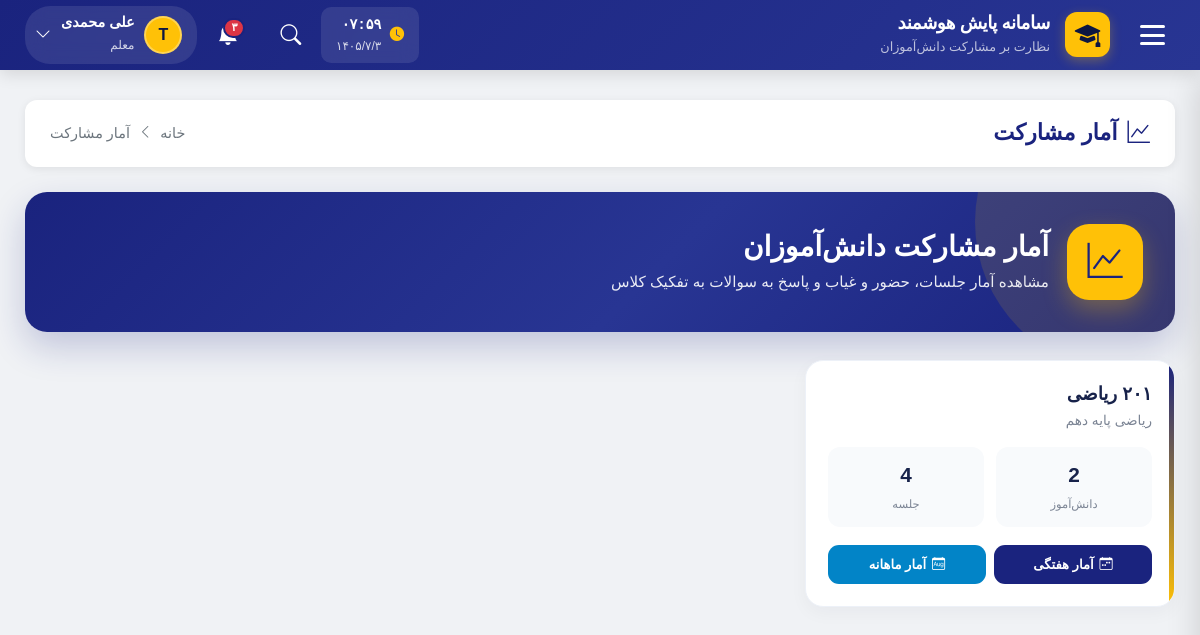
Screenshot of /teacher/participation/ (signed in) with the database file from the repository.
### accounts/models.py (models this page shows, shortened)
class User(AbstractUser):
    ROLE_CHOICES = (
        ('student', 'دانش آموز'),
        ('teacher', 'معلم'),
        ('assistant', 'معاون'),
        ('principal', 'مدیر مدرسه'),
        ('district_admin', 'مسئول منطقه'),
        ('county_admin', 'مسئول شهرستان'),
        ('province_admin', 'مسئول استان'),
        ('country_admin', 'مسئول کشور'),
    )
    role = models.CharField(max_length=20, choices=ROLE_CHOICES, default='student')
    national_id = models.CharField(
        max_length=10,
        unique=True,
        null=True,
        blank=True,
        verbose_name="کد ملی"
    )
    class Meta:
        verbose_name = "کاربر"
        verbose_name_plural = "کاربران"

### dashboard/models.py (models this page shows, shortened)
class Classroom(models.Model):
    GRADE_CHOICES = (
        ('10', 'دهم'),
        ('11', 'یازدهم'),
        ('12', 'دوازدهم'),
    )
    FIELD_CHOICES = (
        ('computer', 'کامپیوتر'),
        ('electrical', 'برق'),
        ('mechanical', 'مکانیک'),
        ('accounting', 'حسابداری'),
        ('math', 'ریاضی'),
        ('experimental', 'تجربی'),
        ('humanities', 'انسانی'),
    )
    name = models.CharField(max_length=100, verbose_name="نام کلاس")
    subject = models.CharField(max_length=100, verbose_name="درس")
    grade = models.CharField(
        max_length=2,
        choices=GRADE_CHOICES,
        default='10',
        verbose_name="پایه تحصیلی"
    )
    field = models.CharField(
        max_length=20,
        choices=FIELD_CHOICES,
        default='math',
        verbose_name="رشته تحصیلی"
    )
    teacher_name = models.CharField(
        max_length=100,
        verbose_name="نام معلم"
    )
    teacher = models.ForeignKey(
        User,
        on_delete=models.SET_NULL,
        null=True,
        blank=True,
        related_name='taught_classes',
        verbose_name="کاربر معلم (اختیاری)"
    )
    students = models.ManyToManyField(
        User,
        related_name='enrolled_classes',
        blank=True,
        verbose_name="دانش‌آموزان"
    )
    created_at = models.DateTimeField(auto_now_add=True)
    class Meta:
        verbose_name = "کلاس"
        verbose_name_plural = "کلاس‌ها"

### dashboard/views.py (the view)
# urls.py: path('teacher/participation/', views.teacher_participation_stats, name='teacher_participation_stats'),
@teacher_required
def teacher_participation_stats(request):
    classrooms = get_teacher_classrooms(request.user)
    context = {
        'classrooms': classrooms,
        'title': 'آمار مشارکت',
    }
    return render(request, 'dashboard/teacher/participation_stats.html', context)

### dashboard/views.py (called while the page is built)
def teacher_required(view_func):
    @wraps(view_func)
    def wrapper(request, *args, **kwargs):
        if not request.user.is_authenticated:
            return redirect('accounts:login')
        if request.user.role != 'teacher':
            messages.error(request, 'دسترسی فقط برای معلم مجاز است.')
            return redirect('dashboard:home')
        return view_func(request, *args, **kwargs)
    return wrapper

def get_teacher_classrooms(user):
    return Classroom.objects.filter(teacher=user).order_by('name')

### dashboard/templates/dashboard/teacher/participation_stats.html (shortened to what this page needs)
{% extends 'base.html' %}
{% block content %}
<div class="ps-page">
    <div class="page-breadcrumb">
        <h1 class="breadcrumb-title">
            <i class="bi bi-graph-up"></i>
            آمار مشارکت
        </h1>
        <div class="breadcrumb-nav">
            <a href="{% url 'dashboard:home' %}">خانه</a>
            <i class="bi bi-chevron-left"></i>
            <span>آمار مشارکت</span>
        </div>
    </div>
    <div class="ps-hero">
        <div class="ps-hero-content">
            <div class="ps-hero-icon">
                <i class="bi bi-graph-up"></i>
            </div>
            <div class="ps-hero-text">
                <h2>آمار مشارکت دانش‌آموزان</h2>
                <p>مشاهده آمار جلسات، حضور و غیاب و پاسخ به سوالات به تفکیک کلاس</p>
            </div>
        </div>
    </div>
    {% if classrooms %}
    <div class="ps-grid">
        {% for classroom in classrooms %}
        <div class="ps-card">
            <div class="ps-card-body">
                <h4 class="ps-card-title">{{ classroom.name }}</h4>
                <div class="ps-card-subject">{{ classroom.subject }}</div>
                <div class="ps-card-stats">
                    <div class="ps-mini-stat">
                        <span class="ps-mini-stat-value">{{ classroom.students.count }}</span>
                        <span class="ps-mini-stat-label">دانش‌آموز</span>
                    </div>
                    <div class="ps-mini-stat">
                        <span class="ps-mini-stat-value">{{ classroom.sessions.count }}</span>
                        <span class="ps-mini-stat-label">جلسه</span>
                    </div>
                </div>
                <div class="ps-card-actions">
                    <a href="{% url 'dashboard:teacher_period_stats' classroom.id %}?period=weekly" class="ps-btn primary">
                        <i class="bi bi-calendar-week"></i>
                        آمار هفتگی
                    </a>
                    <a href="{% url 'dashboard:teacher_period_stats' classroom.id %}?period=monthly" class="ps-btn info">
                        <i class="bi bi-calendar-month"></i>
                        آمار ماهانه
                    </a>
                </div>
            </div>
        </div>
        {% endfor %}
    </div>
    {% endif %}
</div>
{% endblock %}

### templates/base.html (shortened to what this page needs)
{% load django_bootstrap5 %}
<!DOCTYPE html>
<html lang="fa" dir="rtl">
<head>
    {% bootstrap_css %}
    <link rel="stylesheet" href="https://cdn.jsdelivr.net/npm/bootstrap-icons@1.11.1/font/bootstrap-icons.css">
    <link href="https://cdn.jsdelivr.net/gh/rastikerdar/vazirmatn@v33.003/Vazirmatn-font-face.css" rel="stylesheet" />
</head>
<body>
    <header class="main-header">
        <button class="hamburger-btn" id="menuToggle" title="منوی اصلی">
            <div class="hamburger-icon">
                <span></span>
                <span></span>
                <span></span>
            </div>
        </button>
        <a href="{% url 'dashboard:home' %}" class="header-brand">
            <div class="brand-icon">
                <i class="bi bi-mortarboard-fill"></i>
            </div>
            <div class="brand-text">
                <h5>سامانه پایش هوشمند</h5>
                <small>نظارت بر مشارکت دانش‌آموزان</small>
            </div>
        </a>
        <div class="header-actions">
            <div class="header-clock" id="headerClock">
                <i class="bi bi-clock-fill"></i>
                <div>
                    <div class="clock-time">--:--</div>
                    <div class="clock-date">--/--/--</div>
                </div>
            </div>
            <div class="header-search">
                <button class="search-toggle" id="searchToggle">
                    <i class="bi bi-search"></i>
                </button>
            </div>
            <div style="position: relative;">
                <button class="header-action-btn" id="notificationToggle">
                    <span class="badge-notification">۳</span>
                </button>
            </div>
            <div class="user-dropdown">
                <button class="user-menu-btn" id="userMenuToggle">
                    <div class="user-avatar">
                        {{ user.username|first|upper }}
                    </div>
                    <div class="user-info">
                        <span class="name">{{ user.get_full_name|default:user.username }}</span>
                        <span class="role">{{ user.get_role_display }}</span>
                    </div>
                    <i class="bi bi-chevron-down"></i>
                </button>
            </div>
        </div>
    </header>
    <main class="main-content">
        {% block content %}
        {% endblock %}
    </main>
</body>
</html>

### dashboard/templates/dashboard/teacher/participation_stats.html (style rules this page uses)
.ps-page { --ps-primary: #1a237e; --ps-secondary: #ffc107; --ps-success: #16a34a; --ps-danger: #dc2626; --ps-info: #0284c7; }
.ps-hero { background: linear-gradient(135deg, #1a237e 0%, #283593 55%, #1a237e 100%); color: white; border-radius: 22px; padding: 32px; margin-bottom: 28px; position: relative; overflow: hidden; box-shadow: 0 15px 35px rgba(26, 35, 126, 0.22); }
.ps-hero::before { content: ''; position: absolute; width: 300px; height: 300px; border-radius: 50%; background: rgba(255, 193, 7, 0.12); top: -120px; right: -100px; }
.ps-hero-content { position: relative; z-index: 1; display: flex; align-items: center; gap: 18px; }
.ps-hero-icon { width: 76px; height: 76px; background: var(--ps-secondary); border-radius: 22px; display: flex; align-items: center; justify-content: center; font-size: 2.2rem; color: var(--ps-primary); box-shadow: 0 10px 25px rgba(255, 193, 7, 0.3); }
.ps-hero-text h2 { margin: 0 0 8px 0; font-size: 1.75rem; font-weight: 900; }
.ps-hero-text p { margin: 0; opacity: 0.9; font-size: 0.95rem; }
.ps-grid { display: grid; grid-template-columns: repeat(auto-fill, minmax(340px, 1fr)); gap: 20px; }
.ps-card { background: white; border-radius: 18px; border: 1px solid #edf1f8; box-shadow: 0 6px 18px rgba(15, 23, 42, 0.04); overflow: hidden; transition: all 0.25s ease; position: relative; }
.ps-card::before { content: ''; position: absolute; top: 0; bottom: 0; right: 0; width: 5px; background: linear-gradient(180deg, var(--ps-primary), var(--ps-secondary)); }
.ps-card-body { padding: 22px; }
.ps-card-title { font-size: 1.15rem; font-weight: 800; color: #17224a; margin: 0 0 6px 0; }
.ps-card-subject { font-size: 0.85rem; color: #7b8494; margin-bottom: 16px; }
.ps-card-stats { display: grid; grid-template-columns: repeat(2, 1fr); gap: 12px; margin-bottom: 18px; }
.ps-mini-stat { background: #f8fafc; border-radius: 12px; padding: 12px; text-align: center; }
.ps-mini-stat-value { font-size: 1.3rem; font-weight: 900; color: #17224a; display: block; }
.ps-mini-stat-label { font-size: 0.72rem; color: #7b8494; }
.ps-card-actions { display: flex; gap: 8px; }
.ps-btn { flex: 1; padding: 10px 14px; border-radius: 11px; font-weight: 700; font-size: 0.82rem; border: none; cursor: pointer; display: inline-flex; align-items: center; justify-content: center; gap: 6px; transition: all 0.2s ease; text-decoration: none; }
.ps-btn.primary { background: var(--ps-primary); color: white; }
.ps-btn.info { background: var(--ps-info); color: white; }

### rows the page displays
User: username|first "T", get_full_name "علی محمدی", role "معلم"
Classroom: name "۲۰۱ ریاضی", subject "ریاضی پایه دهم", students.count "2", sessions.count "4"
